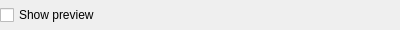
<?xml version="1.0" encoding="UTF-8"?>
<!--
  - *
  - This file is part of the LibreCAD project, a 2D CAD program
  -
  - Copyright (C) 2026 LibreCAD.org
  - Copyright (C) 2026 sand1024
  -
  - This program is free software; you can redistribute it and/or
  - modify it under the terms of the GNU General Public License
  - as published by the Free Software Foundation; either version 2
  - of the License, or (at your option) any later version.
  -
  - This program is distributed in the hope that it will be useful,
  - but WITHOUT ANY WARRANTY; without even the implied warranty of
  - MERCHANTABILITY or FITNESS FOR A PARTICULAR PURPOSE.  See the
  - GNU General Public License for more details.
  -
  - You should have received a copy of the GNU General Public License
  - along with this program; if not, write to the Free Software
  - Foundation, Inc., 51 Franklin Street, Fifth Floor, Boston, MA  02110-1301, USA.
  -->

<ui version="4.0">
    <class>LC_ViewportPreviewBottomBar</class>
    <widget class="QWidget" name="LC_ViewportPreviewBottomBar">
        <property name="geometry">
            <rect>
                <x>0</x>
                <y>0</y>
                <width>400</width>
                <height>30</height>
            </rect>
        </property>
        <layout class="QHBoxLayout" name="horizontalLayout">
            <property name="spacing">
                <number>6</number>
            </property>
            <property name="leftMargin">
                <number>0</number>
            </property>
            <property name="topMargin">
                <number>0</number>
            </property>
            <property name="rightMargin">
                <number>0</number>
            </property>
            <property name="bottomMargin">
                <number>0</number>
            </property>
            <item>
                <widget class="QCheckBox" name="cbShowPreview">
                    <property name="toolTip">
                        <string>Show or hide the viewport live preview panel.</string>
                    </property>
                    <property name="text">
                        <string>Show preview</string>
                    </property>
                </widget>
            </item>
            <item>
                <spacer name="horizontalSpacer">
                    <property name="orientation">
                        <enum>Qt::Orientation::Horizontal</enum>
                    </property>
                    <property name="sizeHint" stdset="0">
                        <size>
                            <width>40</width>
                            <height>20</height>
                        </size>
                    </property>
                </spacer>
            </item>
        </layout>
    </widget>
    <resources/>
    <connections/>
</ui>
